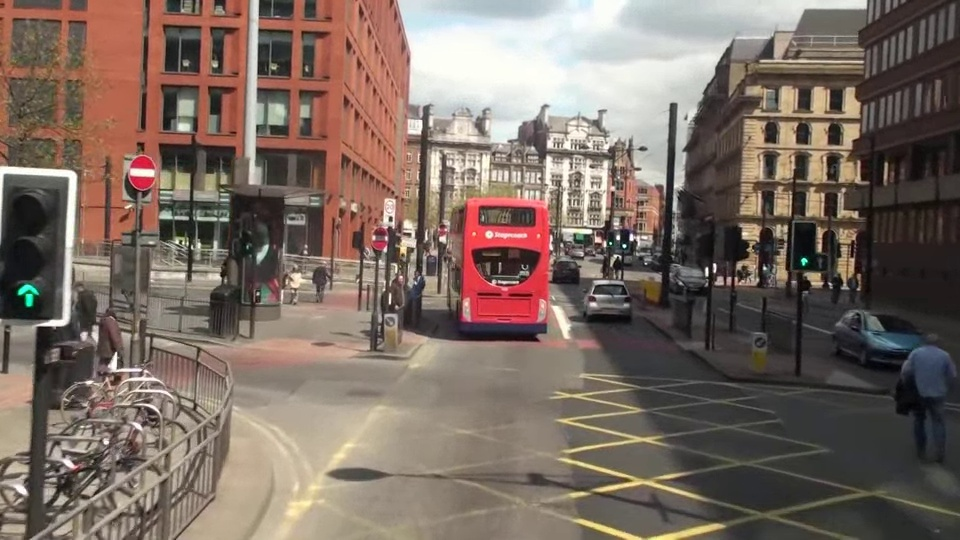
#> input picture W4_Local Featrue/mot_color70.jpg, 960 x 540 px
$ python 4_1.py
#> lines starting #> are read from the running program, lines starting #| are printed output that depends on the picture
import cv2 as cv
import matplotlib.pyplot as plt

img = cv.imread('mot_color70.jpg')                                        # 이미지 파일 읽기
#> img is the input picture: shape (540, 960, 3); mean B, G, R 98.4, 107.7, 123.2
if img is None:                                                           # 이미지 로드 실패 시
    raise FileNotFoundError("이미지를 찾을 수 없습니다: mot_color70.jpg") # 오류

img_rgb = cv.cvtColor(img, cv.COLOR_BGR2RGB)                              # BGR → RGB 변환 (matplotlib용)

sift = cv.SIFT_create(                                                    # SIFT 객체 생성
    nfeatures=300,                                                        # 검출할 최대 특징점 수
    nOctaveLayers=3,                                                      # 옥타브당 레이어 수 (기본값 3)
    contrastThreshold=0.04,                                               # 낮을수록 특징점 많아짐 (기본값 0.04)
    edgeThreshold=10,                                                     # 높을수록 엣지 부근 특징점 많아짐 (기본값 10)
    sigma=1.6                                                             # 가우시안 블러 시그마 (기본값 1.6)
)

keypoints, descriptors = sift.detectAndCompute(img_rgb, mask=None)        # 특징점 및 128차원 디스크립터 계산
#> keypoints = 300 keypoints; strongest (x, y, size): (624, 246, 2.5), (804, 261, 4.4), (618, 238, 3.1), (707, 269, 2.6)
print(f"검출된 특징점 수: {len(keypoints)}")                              # 검출된 특징점 개수 출력
#| 검출된 특징점 수: 300

img_keypoints = cv.drawKeypoints(                                         # 특징점을 이미지에 시각화
    img_rgb,                                                              # 원본 이미지
    keypoints,                                                            # 검출된 특징점 리스트
    outImage=None,                                                        # 출력 이미지 (None이면 새로 생성)
    color=(0, 255, 0),                                                    # 특징점 색상 (초록색)
    flags=cv.DRAW_MATCHES_FLAGS_DRAW_RICH_KEYPOINTS                       # 특징점 위치 + 크기 + 방향 모두 표시
)
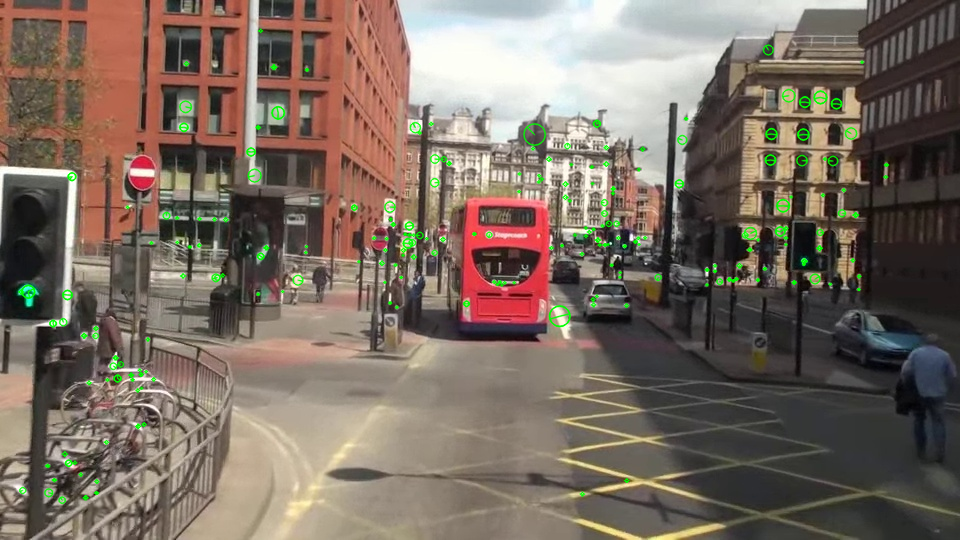
#> img_keypoints: shape (540, 960, 3); mean R, G, B 121.7, 108.6, 97.1

fig, axes = plt.subplots(1, 2, figsize=(14, 6))                           # 1행 2열 서브플롯 생성
fig.suptitle('SIFT Feature Detection', fontsize=16, fontweight='bold')    # 전체 제목 설정

axes[0].imshow(img_rgb)                                                   # 1번 칸에 원본 이미지 출력
axes[0].set_title('Original Image', fontsize=13)                          # 1번 칸 칸 제목 설정
axes[0].axis('off')                                                       # 1번 칸 축 숨기기

axes[1].imshow(img_keypoints)                                             # 2번 칸에 특징점 이미지 출력
axes[1].set_title(f'SIFT Keypoints  (n = {len(keypoints)})', fontsize=13) # 2번 칸 제목 설정
axes[1].axis('off')                                                       # 2번 칸 축 숨기기

plt.tight_layout()                                                        # 서브플롯 간격 자동 조정
plt.savefig('sift_result.png', dpi=150, bbox_inches='tight')              # 결과 이미지 파일로 저장
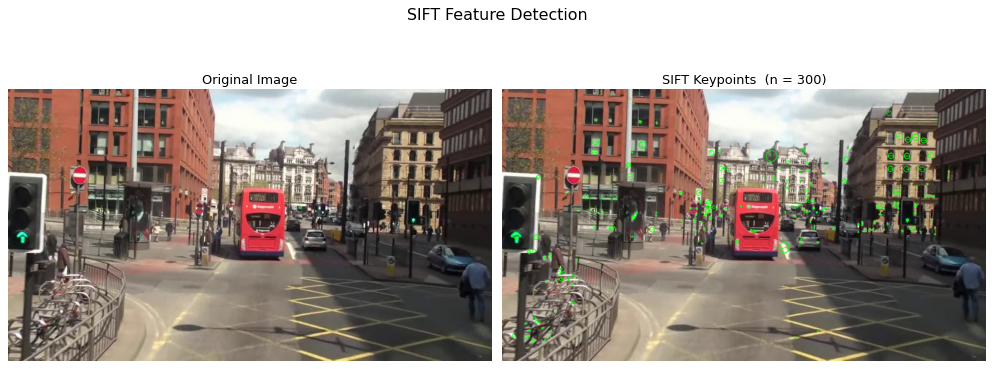
#> figure drawn by matplotlib, 2 panels
plt.show()                                                                # 화면에 이미지 출력
print("결과 이미지 저장 완료: sift_result.png")                           # 저장 완료 메시지 출력

$ run again, with W4_Local Featrue/mot_color83.jpg copied over W4_Local Featrue/mot_color70.jpg
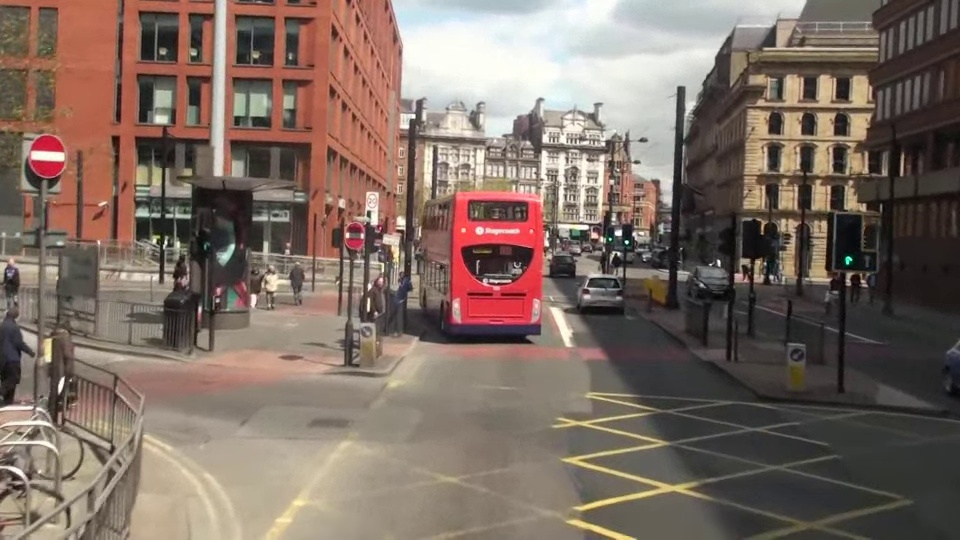
#> input picture W4_Local Featrue/mot_color83.jpg, 960 x 540 px
#> img is the input picture: shape (540, 960, 3); mean B, G, R 99.1, 108.8, 125.8
#> keypoints = 301 keypoints; strongest (x, y, size): (627, 242, 2.5), (618, 233, 4.8), (610, 239, 1.9), (848, 260, 4.9)
#| 검출된 특징점 수: 301
#> `img_keypoints = cv.drawKeypoints(`:
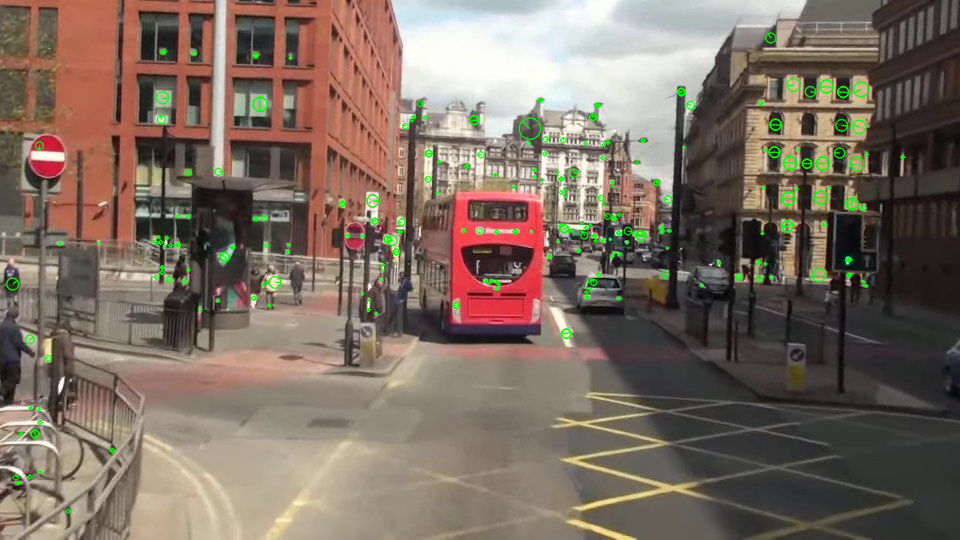
#> img_keypoints: shape (540, 960, 3); mean R, G, B 124.2, 109.9, 97.8
#> `plt.savefig('sift_result.png', dpi=150, bbox_inches='tight')`:
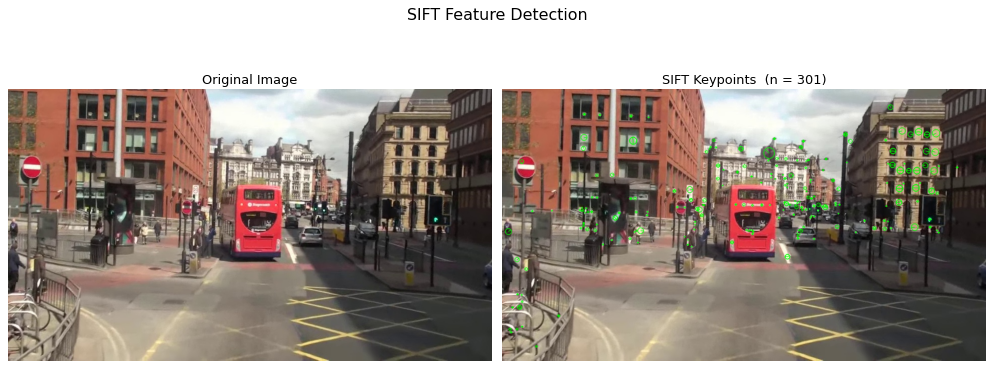
#> figure drawn by matplotlib, 2 panels

$ run again, with W4_Local Featrue/img1.jpg copied over W4_Local Featrue/mot_color70.jpg
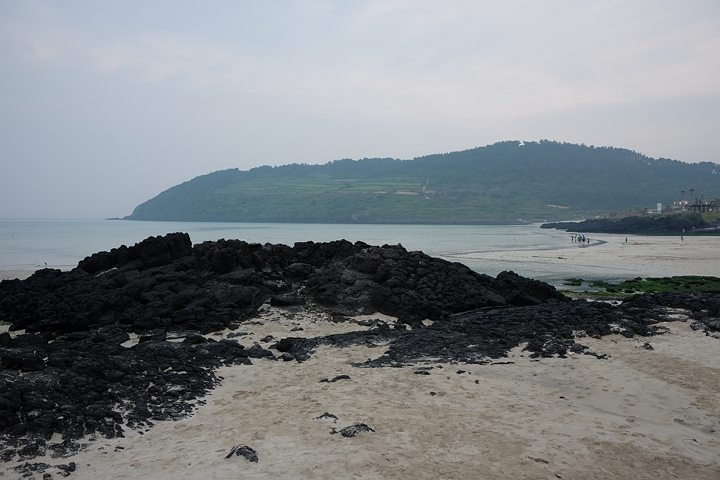
#> input picture W4_Local Featrue/img1.jpg, 720 x 480 px
#> img is the input picture: shape (480, 720, 3); mean B, G, R 134.2, 130.6, 125.7
#> keypoints = 300 keypoints; strongest (x, y, size): (619, 303, 2.6), (427, 373, 2.2), (440, 367, 2), (205, 368, 1.9)
#| 검출된 특징점 수: 300
#> `img_keypoints = cv.drawKeypoints(`:
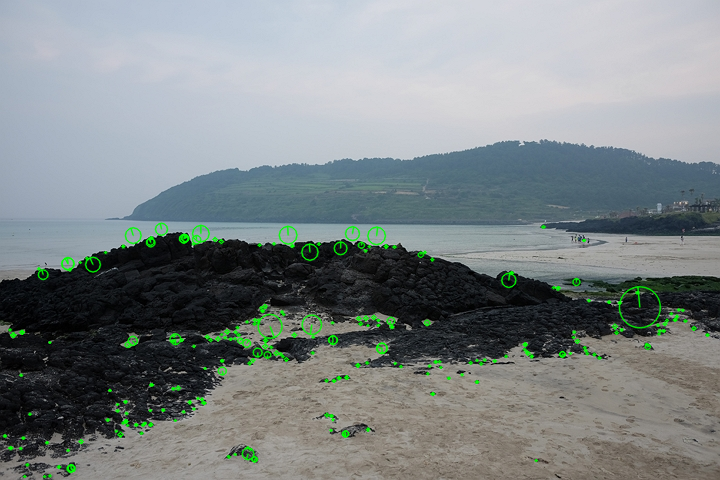
#> img_keypoints: shape (480, 720, 3); mean R, G, B 124.7, 132.5, 133.2
#> `plt.savefig('sift_result.png', dpi=150, bbox_inches='tight')`:
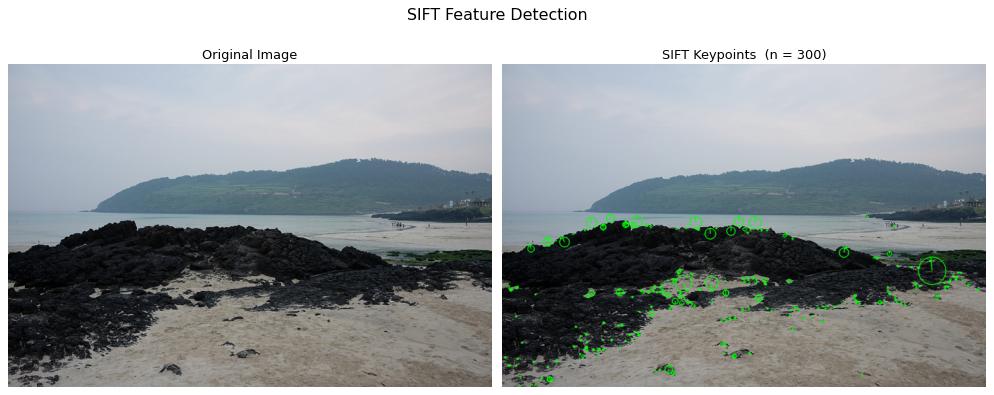
#> figure drawn by matplotlib, 2 panels

$ run again, with W4_Local Featrue/img2.jpg copied over W4_Local Featrue/mot_color70.jpg
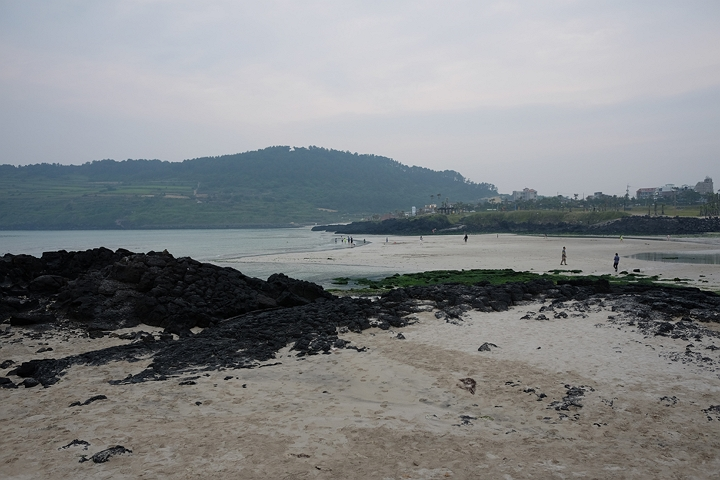
#> input picture W4_Local Featrue/img2.jpg, 720 x 480 px
#> img is the input picture: shape (480, 720, 3); mean B, G, R 134.4, 132.3, 129.6
#> keypoints = 300 keypoints; strongest (x, y, size): (466, 237, 2), (638, 270, 2.3), (635, 270, 1.9), (244, 386, 2.5)
#| 검출된 특징점 수: 300
#> `img_keypoints = cv.drawKeypoints(`:
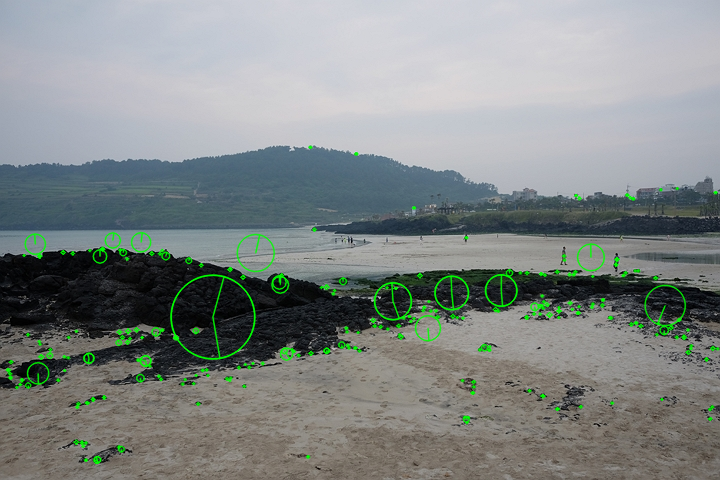
#> img_keypoints: shape (480, 720, 3); mean R, G, B 128.6, 135.1, 133.4
#> `plt.savefig('sift_result.png', dpi=150, bbox_inches='tight')`:
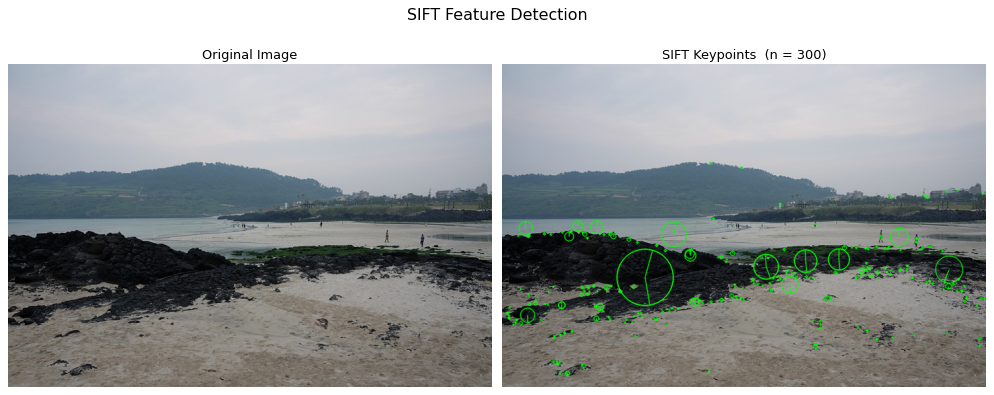
#> figure drawn by matplotlib, 2 panels
